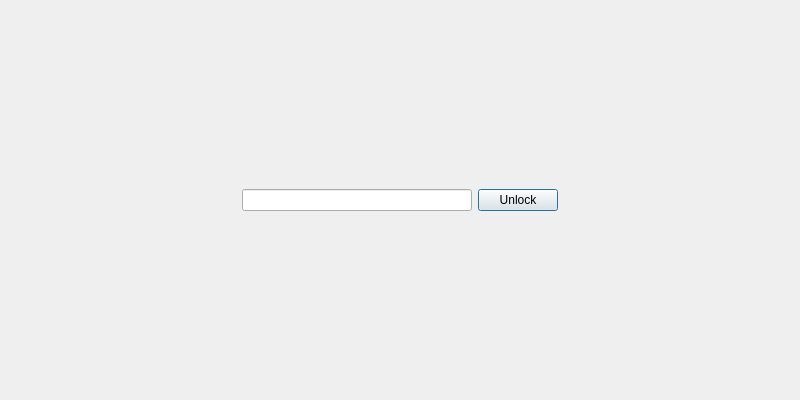
<?xml version="1.0" encoding="UTF-8"?>
<ui version="4.0">
 <class>UnlockDialog</class>
 <widget class="QDialog" name="UnlockDialog">
  <property name="geometry">
   <rect>
    <x>0</x>
    <y>0</y>
    <width>800</width>
    <height>400</height>
   </rect>
  </property>
  <property name="windowTitle">
   <string>Dialog</string>
  </property>
  <layout class="QHBoxLayout" name="horizontalLayout">
   <item>
    <spacer name="horizontalSpacer">
     <property name="orientation">
      <enum>Qt::Horizontal</enum>
     </property>
     <property name="sizeHint" stdset="0">
      <size>
       <width>40</width>
       <height>20</height>
      </size>
     </property>
    </spacer>
   </item>
   <item>
    <widget class="QLineEdit" name="passwordEdit">
     <property name="inputMethodHints">
      <set>Qt::ImhHiddenText|Qt::ImhNoAutoUppercase|Qt::ImhNoPredictiveText</set>
     </property>
     <property name="echoMode">
      <enum>QLineEdit::Password</enum>
     </property>
    </widget>
   </item>
   <item>
    <widget class="QPushButton" name="unlockButton">
     <property name="text">
      <string>Unlock</string>
     </property>
    </widget>
   </item>
   <item>
    <spacer name="horizontalSpacer_2">
     <property name="orientation">
      <enum>Qt::Horizontal</enum>
     </property>
     <property name="sizeHint" stdset="0">
      <size>
       <width>40</width>
       <height>20</height>
      </size>
     </property>
    </spacer>
   </item>
  </layout>
 </widget>
 <resources/>
 <connections/>
</ui>
